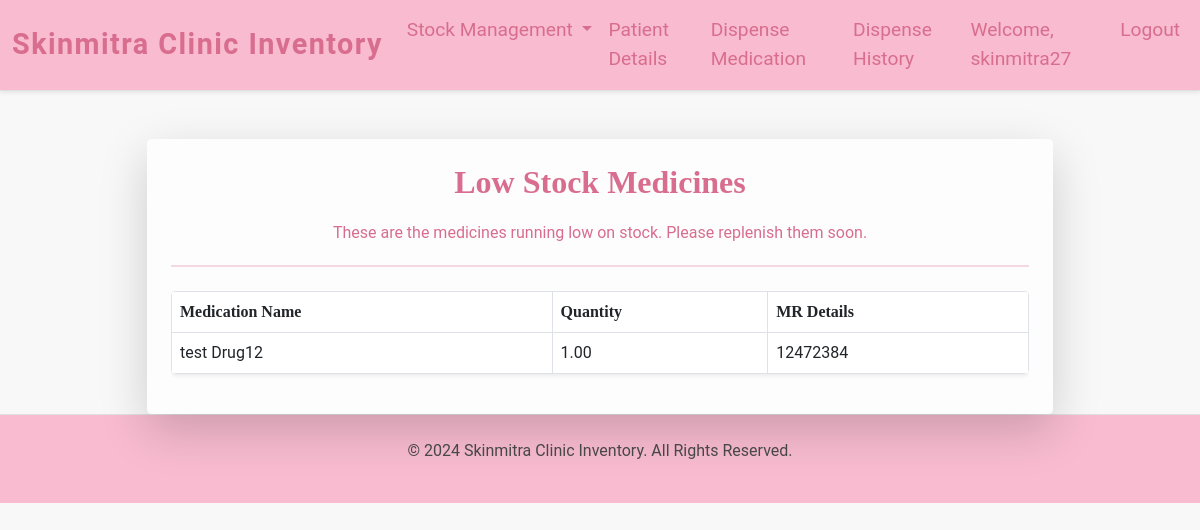
/low_stock/ (signed in), run on an earlier commit of the app's database.
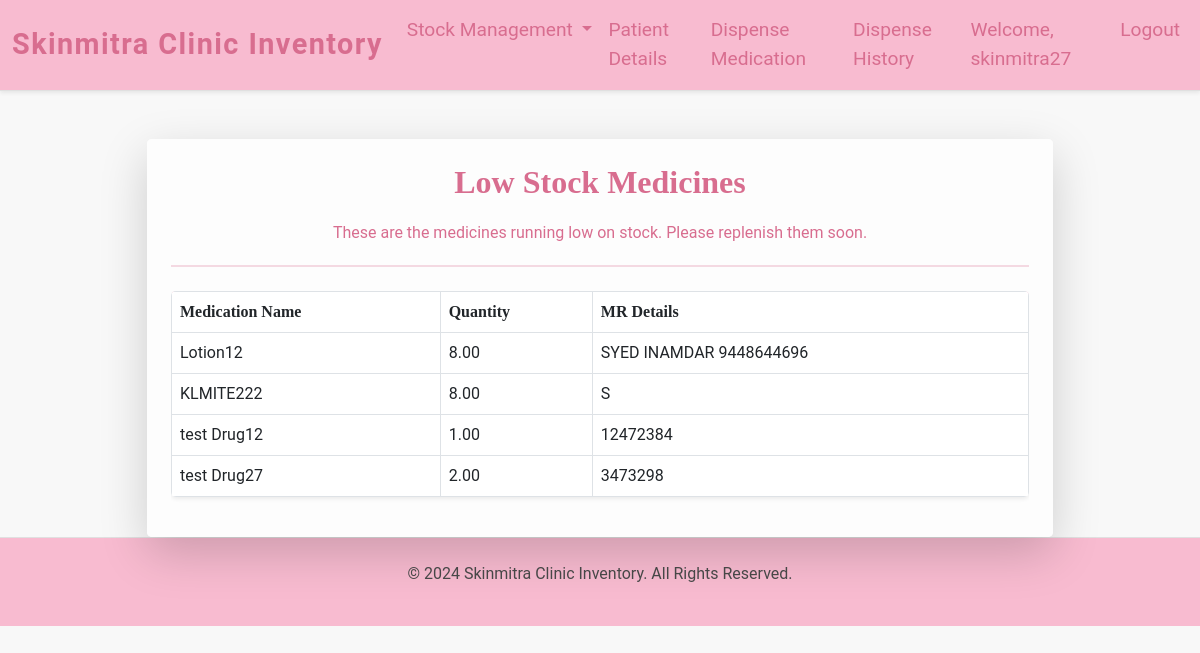
And on a later commit of the database.
### inventory/models.py (models this page shows, shortened)
class Medication(models.Model):
    name = models.CharField(max_length=100)
    quantity = models.DecimalField(max_digits=10, decimal_places=2)
    date_added = models.DateTimeField(auto_now_add=True)
    company_name = models.CharField(max_length=255, default="Unknown")
    mr_number = models.CharField(max_length=255, default="Unknown")

### inventory/views.py (the view)
# urls.py: path('low_stock/', views.low_stock, name='low_stock'),
@login_required
def low_stock(request):
    medications = Medication.objects.filter(quantity__lt=10)
    return render(request, "low_stock.html", {"medications": medications})

### inventory/templates/low_stock.html (shortened to what this page needs)
{% extends "base.html" %}
{% block content %}
<div class="container mt-5">
    <div class="row justify-content-center">
        <div class="col-md-10">
            <div class="card shadow-lg border-0">
                <div class="card-body p-4">
                    <div class="text-center mb-4">
                        <h1 class="low-stock-heading">Low Stock Medicines</h1>
                        <p class="lead-text">These are the medicines running low on stock. Please replenish them soon.</p>
                        <hr class="hr-style">
                    </div>
                    {% if medications %}
                    <div class="table-responsive mt-4">
                        <table class="table table-bordered table-hover shadow-sm">
                            <thead class="table-heading">
                                <tr>
                                    <th>Medication Name</th>
                                    <th>Quantity</th>
                                    <th>MR Details</th>
                                </tr>
                            </thead>
                            <tbody>
                                {% for medication in medications %}
                                <tr>
                                    <td>{{ medication.name }}</td>
                                    <td>{{ medication.quantity }}</td>
                                    <td>{{ medication.mr_number }}</td>
                                </tr>
                                {% empty %}
                                <tr>
                                    <td colspan="2" class="text-center-custom">No low stock medicines available.</td>
                                </tr>
                                {% endfor %}
                            </tbody>
                        </table>
                    </div>
                    {% else %}
                    <p class="low-stock-heading text-center-custom mt-4">No medicines with low stock!</p>
                    {% endif %}
                </div>
            </div>
        </div>
    </div>
</div>
{% endblock %}

What changed in the data, as far as the page shows it:
now on this page (row edited): Medication: name "Lotion12", quantity "8.00", mr_number "SYED INAMDAR 9448644696"
now on this page (row edited): Medication: name "KLMITE222", quantity "8.00", mr_number "S"
added Medication: name "test Drug27", quantity "2.00", mr_number "3473298"
